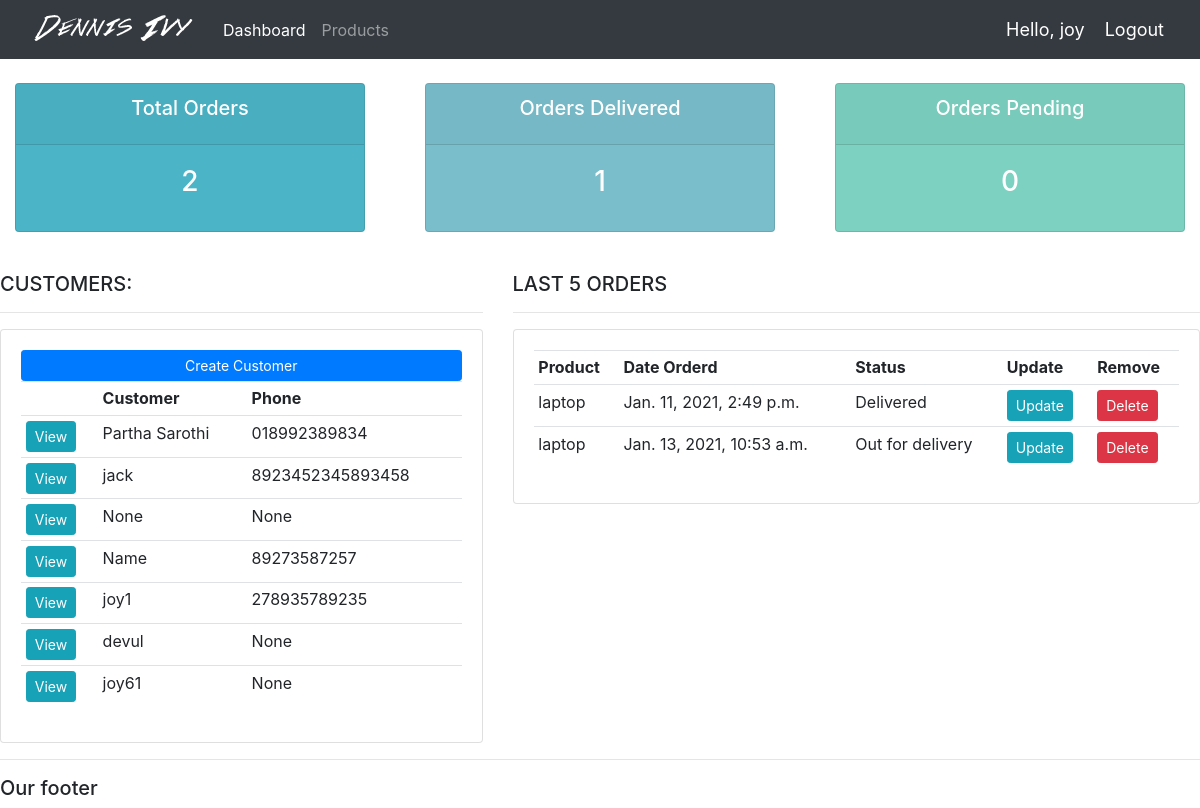
The app's page / (signed in) with its own data.
### accounts/models.py (models this page shows, shortened)
class Customer(models.Model):
    user = models.OneToOneField(User, null=True, blank=True, on_delete=models.CASCADE)
    name = models.CharField(max_length=200, null=True)
    phone = models.CharField(max_length=200, null=True)
    email = models.CharField(max_length=200, null=True)
    profile_pic = models.ImageField(default="profile1.png", null=True, blank=True)
    date_created = models.DateTimeField(auto_now_add=True, null=True)

class Order(models.Model):
    STATUS = (
        ('Pending', 'Pending'),
        ('Out for delivery', 'Out for delivery'),
        ('Delivered', 'Delivered')
    )
    customer = models.ForeignKey(Customer, null=True, on_delete=models.SET_NULL)
    product = models.ForeignKey(Product, null=True, on_delete=models.SET_NULL)
    date_created = models.DateTimeField(auto_now_add=True, null=True)
    status = models.CharField(max_length=200, null=True, choices=STATUS)
    note = models.CharField(max_length=1000, null=True)

class Product(models.Model):
    CATEGORY = (
        ('Indoor', 'Indoor'),
        ('Out Door', 'Out Door')
    )
    name = models.CharField(max_length=200, null=True)
    price = models.FloatField(null=True)
    category = models.CharField(max_length=200, null=True, choices=CATEGORY)
    description = models.CharField(max_length=200, null=True, blank=True)
    date_created = models.DateTimeField(auto_now_add=True, null=True)
    tag = models.ManyToManyField(Tag)
    def __str__(self):
        return self.name

### accounts/decorators.py (the view)
    def wrapper_function(request, *args, **kwargs):
        group = None
        if request.user.groups.exists():
            group = request.user.groups.all()[0].name
        if group == 'customer':
            return redirect('user')
        if group == 'admin':
            return view_func(request, *args, **kwargs)

### accounts/views.py (called while the page is built)
@login_required(login_url='login')
@admin_only
def home(request):
    orders = Order.objects.all()
    customers = Customer.objects.all()
    total_customers = customers.count()
    total_orders = orders.count()
    delivered = orders.filter(status='Delivered').count()
    pending = orders.filter(status='Pending').count()
    context = {'orders':orders, 'customers':customers,
               'total_orders':total_orders, 'delivered':delivered,
               'pending':pending}
    return render(request, 'accounts/dashboard.html', context)

### accounts/templates/accounts/dashboard.html
{% extends 'accounts/main.html' %}
{% block content %}
{% include 'accounts/status.html' %}
    <br>
<div class="row">
	<div class="col-md-5">
		<h5>CUSTOMERS:</h5>
		<hr>
		<div class="card card-body">
			<a class="btn btn-primary  btn-sm btn-block" href="">Create Customer</a>
			<table class="table table-sm">
				<tr>
					<th></th>
					<th>Customer</th>
					<th>Phone</th>
				</tr>
				{% for customer in customers %}
					<tr>
						<td><a class="btn btn-sm btn-info" href="{% url 'customer' customer.id %}">View</a></td>
						<td>{{ customer.name }}</td>
						<td>{{ customer.phone }}</td>
					</tr>
				{% endfor %}
			</table>
		</div>
	</div>
	<div class="col-md-7">
		<h5>LAST 5 ORDERS</h5>
		<hr>
		<div class="card card-body">
			<table class="table table-sm">
				<tr>
					<th>Product</th>
					<th>Date Orderd</th>
					<th>Status</th>
					<th>Update</th>
					<th>Remove</th>
				</tr>
				{% for order in orders %}
					<tr>
						<td>{{ order.product }}</td>
						<td>{{ order.date_created }}</td>
						<td>{{ order.status }}</td>
						<td><a class="btn btn-sm btn-info" href="{% url 'update_order' order.id %}">Update</a></td>
						<td><a onclick="modal" class="btn btn-sm btn-danger" href="{% url 'delete_order' order.id %}">Delete</a></td>
					</tr>
				{% endfor %}
			</table>
		</div>
	</div>
</div>
{% endblock %}

### accounts/templates/accounts/main.html (shortened to what this page needs)
{% load static %}
<!DOCTYPE html>
<html lang="en">
<head>
    <link rel="stylesheet" href="{% static '/css/main.css' %}">
    <link rel="stylesheet" href="https://stackpath.bootstrapcdn.com/bootstrap/4.4.1/css/bootstrap.min.css">
</head>
<body>
    {% include 'accounts/navbar.html' %}
    {% block content %}
    {% endblock %}
    <hr>
    <h5>Our footer</h5>
</body>
</html>

### accounts/templates/accounts/navbar.html (shortened to what this page needs)
{% load static %}
<nav class="navbar navbar-expand-lg navbar-dark bg-dark">
  <img src="{% static 'images/logo.png' %}">
  <div class="collapse navbar-collapse" id="navbarNavDropdown">
    <ul class="navbar-nav">
      {% if request.user.is_staff %}
      <li class="nav-item active">
        <a class="nav-link" href="{% url 'home' %}">Dashboard</a>
      </li>
      <li class="nav-item">
        <a class="nav-link" href="{% url 'products' %}">Products</a>
      </li>
      {% else %}
      <li class="nav-item">
        <a class="nav-link" href="{% url 'account' %}">Setings</a>
      </li>
      {% endif %}
    </ul>
  </div>
  <span class="hello-msg">Hello, {{ request.user }}</span>
  <span><a class="hello-msg" href="{% url 'logout' %}">Logout</a></span>
</nav>

### accounts/templates/accounts/status.html
<br>
<div class="row">
	<div class="col">
		<div class="col-md">
			<div class="card text-center text-white  mb-3" id="total-orders">
			  	<div class="card-header">
			  		<h5 class="card-title">Total Orders</h5>
			  	</div>
			  	<div class="card-body">
			    	<h3 class="card-title">{{ total_orders }}</h3>
			  	</div>
			</div>
		</div>
	</div>
	<div class="col">
		<div class="col-md">
			<div class="card text-center text-white  mb-3" id="orders-delivered">
			  	<div class="card-header">
			  		<h5 class="card-title">Orders Delivered</h5>
			  	</div>
			  	<div class="card-body">
			    	<h3 class="card-title">{{ delivered }}</h3>
			  	</div>
			</div>
		</div>
	</div>
	<div class="col">
		<div class="col-md">
			<div class="card text-center text-white  mb-3" id="orders-pending">
			  	<div class="card-header">
			  		<h5 class="card-title">Orders Pending</h5>
			  	</div>
			  	<div class="card-body">
			    	<h3 class="card-title">{{ pending }}</h3>
			  	</div>
			</div>
		</div>
	</div>
</div>

### static/css/main.css (style rules this page uses)
body { background-color: #ebeff5; }
#total-orders { background-color: #4cb4c7; }
#orders-delivered { background-color: #7abecc; }
#orders-pending { background-color: #7CD1C0; }

### accounts/templates/accounts/navbar.html (style rules this page uses)
.hello-msg { font-size: 18px; color: #fff; margin-right: 20px }

### records on screen
Customer: name "Partha Sarothi", phone "018992389834"
Customer: name "jack", phone "8923452345893458"
Customer: name "None", phone "None"
Customer: name "Name", phone "89273587257"
Customer: name "joy1", phone "278935789235"
Customer: name "devul", phone "None"
Customer: name "joy61", phone "None"
Order: product "laptop", date_created "Jan. 11, 2021, 2:49 p.m.", status "Delivered"
Order: product "laptop", date_created "Jan. 13, 2021, 10:53 a.m.", status "Out for delivery"

### other values on screen
{{ request.user }} "joy"
{{ total_orders }} "2"
{{ delivered }} "1"
{{ pending }} "0"
